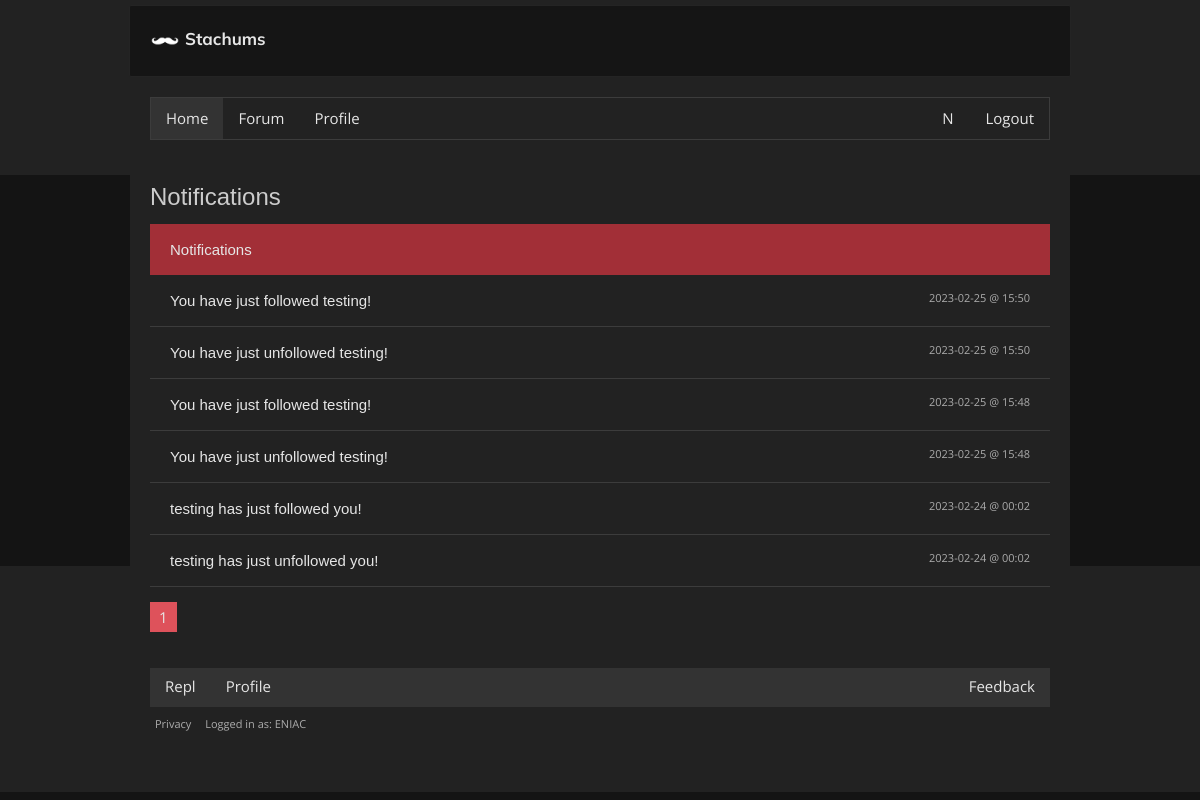
/notifications (signed in), run on the app's committed database.
### main.py (models this page shows, shortened)
class Notification(db.Model):
  id = db.Column(db.Integer, primary_key=True)
  name = db.Column(db.String(200), nullable=False)
  m_user = db.Column(db.Integer, db.ForeignKey('user.id'), nullable=False)
  end_url = db.Column(db.String(200), nullable=False)
  read = db.Column(db.Boolean(), nullable=False, default=False)
  time = db.Column(db.DateTime,
                   nullable=False,
                   default=datetime.utcnow,
                   index=True)

class User(UserMixin, db.Model):
  id = db.Column(db.Integer, primary_key=True)
  username = db.Column(db.String(80), nullable=False, unique=True)
  description = db.Column(db.String(500), nullable=True)
  email = db.Column(db.String(60), nullable=True, unique=True)
  password = db.Column(db.String(600), nullable=False)
  confirmed = db.Column(db.Boolean(), nullable=False, default=False)
  registered_on = db.Column(db.DateTime,
                            nullable=False,
                            default=datetime.utcnow)
  profile_pic = db.Column(db.String(), default="default.png")
  role = db.Column(db.Integer, db.ForeignKey('role.id'), nullable=False)
  roledata = db.relationship(lambda: Role,
                           uselist=False,
                           overlaps='user,role',
                           viewonly=True)
  admin = db.Column(db.Boolean(), nullable=False, default=False)
  posts = db.relationship('Post', backref='user', lazy=True)
  comments = db.relationship('Comment', backref='user', lazy=True)
  elo = db.Column(db.Integer, default=0)
  following = db.relationship('User',
                              secondary=followers,
                              backref=db.backref('followers', lazy='dynamic'),
                              primaryjoin=(followers.c.follower_id == id),
                              secondaryjoin=(followers.c.followed_id == id),
                              lazy='dynamic')
  notifications = db.relationship('Notification', backref='user', lazy=True)
  last_active = db.Column(db.DateTime,
                            nullable=True,
                            default=datetime.utcnow)
  liked = db.relationship(
    'ContentVote',
    foreign_keys='ContentVote.user_id',
    backref='user', lazy='dynamic')
  def getNewNotifications(self):
    return [n for n in self.notifications if n.read==False]

### main.py (the view)
@app.route('/notifications')
@login_required
def notifications():
  page = request.args.get('page', 1, type=int)
  notifics = Notification.query.order_by(Notification.time.desc()).filter_by(m_user=current_user.id).paginate(page=page, per_page=30, error_out=True)
  for n in notifics:
    n.read = True
  db.session.commit()
  return render_template("notifications.html", notifications=notifics)

### main.py (called while the page is built)
@login_manager.user_loader
def load_user(user_id):
  return User.query.get(int(user_id))

def appendOnline(udata: UserData):
  global currently_online
  for i in currently_online:
    if i.username == udata.username: return
  currently_online.append(UserData(udata.username, udata.last_active))

@app.before_request
def updateLastActive():
  if not current_user.is_authenticated: return
  global currently_online
  current_user.last_active = datetime.utcnow()
  appendOnline(current_user)
  db.session.commit()

### templates/notifications.html (shortened to what this page needs)
{% extends 'base.html' %}
{% set active_page = 'home' %}
{% block main %}
<div class="title"><h1>Notifications</h1></div>
  <div class="group">
    <div class="node">
      <h4 class="nodeTitle">Notifications</h4>
    </div>
    {% for ele in notifications %}
    <div class="subunit clearfix"><a href="{{ ele.end_url }}"><h4>{{ ele.name }}</h4></a> <a class="recent" href="{{ ele.end_url }}"><time class="time">{{ ele.time.strftime('%Y-%m-%d @ %H:%M') }}</time></a></div>
    {% endfor %}
  </div>
  <div class="pages">
    <a href="#" class="activePage">{{ request.args.get('page', 1) }}</a>
  </div>
{% endblock main %}

### templates/base.html (shortened to what this page needs)
<!DOCTYPE html>
<html xmlns="http://www.w3.org/1999/xhtml" lang="en" xml:lang="en">
<head>
  <link href="{{ url_for('static', filename='style.css') }}" rel="preconnect stylesheet" type="text/css" />
</head>
<body>
<div id="header">
  <div class="navbar pagesize noselect"><a class="nostyle" href="{{ url_for('index') }}"><img class="stache" src="{{ url_for('static', filename='imgs/stache.png') }}" alt="" aria-hidden='true'><span id="namebar">{{ settings['website']['name'] }}</span></a></div>
  <nav class="pagesize">
    <ul class="btncontainer clearfix">
      <a class="{{'active' if active_page == 'home' }}" href="/">Home</a>
      <a class="{{'active' if active_page == 'forum' }}" href="{{ url_for('mserve') }}">Forum</a>
      {% if current_user.is_authenticated %}
      <a class="{{'active' if active_page == 'profile' }}" href="{{ url_for('profile', username=current_user.username) }}">Profile</a>
      <a class="rightfloat" href="{{ url_for('logout') }}">Logout</a>
      <div class="notifications rightfloat">
        {% set notis = current_user.getNewNotifications() %}
        <a class="nopadd" href="{{ url_for('notifications') }}"><summary data-nots='{{ notis|length }}' {% if (notis|length) > 0 %}class='enabled'{% endif %}>N</summary></a>
      </div>{% else %}
      <a class="{{'active' if active_page == 'login' }}" href="{{ url_for('login') }}">Login</a>
      {% endif %}
    </ul>
  </nav>
</div>
<div class="content pagesize">
<main>{% block main %}{% endblock %}</main>
</div>
<footer class="bottom">
    <div class="pagesize">
        <div class="socials">
        <ul class="clearfix">
            <a class="left" href="{{ settings['base']['source link'] }}">Repl</a>
            {% if current_user.is_authenticated %}
            <a class="left" href="{{ url_for('profile', username=current_user.username) }}">Profile</a>
            {% else %}
            <a href="{{ url_for('profile', username='ENIAC') }}" class="left">Profile</a>
            {% endif %}
            <a href="{{url_for('topic', murl='feedback' )}}" class="right">Feedback</a>
        </ul>
        </div>
        <div class="legal"><a href="{{ url_for('legal') }}">Privacy</a> {% if current_user.is_authenticated %}<a href="{{ url_for('settings') }}">Logged in as: {{ current_user.username }}</a>{% endif %}</div>
    </div>
</footer>
</body>
</html>

### static/style.css (style rules this page uses)
:root { --main_color_text: rgb(230, 230, 230); --node_color: #a22f37; --secondary_color: #333; --border_color: rgb(60, 60, 60); --dark_color: #222; }
html, body { height: 100%; width: 100%; overflow-x: hidden; margin: 0; color: var(--main_color_text); background-color: rgb(20, 20, 20); font-family: Verdana, sans-serif; font-family: 'Open Sans', sans-serif; font-size: 15px; -moz-text-size-adjust: 100%; -ms-text-size-adjust: 100%; text-size-adjust: 100%; -webkit-text-size-adjust: 100%; line-height: 1.4; word-wrap: break-word; }
#header { background-color: var(--dark_color); width: 100%; margin: 0; position: relative; top: 0; height: 170px; padding-top: 5px; }
.noselect { -webkit-user-select: none; -moz-user-select: none; -ms-user-select: none; user-select: none; }
#header span { font-weight: bold; font-family: Arial, Helvetica, sans-serif; font-family: 'Mulish', sans-serif; font-size: 17px; }
.navbar { background: #151515; padding: 20px; border-radius: 2px; margin: auto; margin-top: 8px; border: 1px solid #242424; }
nav { background-color: var(--dark_color); padding: 20px; margin: auto; margin-top: 15px; }
nav a { text-decoration: none; color: var(--main_color_text); margin: 0; float: left; text-align: center; }
.btncontainer { background-color: var(--dark_color); text-align: center; border: 1px solid var(--border_color); }
.btncontainer a { padding: 10px 15px; }
ul { list-style-type: none; margin: 0; padding: 0; }
.btncontainer a.active { background-color: var(--secondary_color); }
.content a { color: var(--main_color_text); }
.pagesize { max-width: 900px; margin: 0 auto; }
h1, h2, h3, h4, h5, h6 { font-weight: normal; font-family: Arial, Helvetica, sans-serif; }
.title h1 { font-size: 24px; color: #ccc; overflow: hidden; }
.title { margin-bottom: 10px; }
.content { z-index: 1; margin: auto; background: var(--dark_color); padding: 20px; position: relative; margin-top: -15px; }
.bottom { left: 50%; -webkit-transform: translateX(-50%); -ms-transform: translateX(-50%); transform: translateX(-50%); position: relative; margin-top: -102px; padding: 5px; background-color: var(--dark_color); width: 100%; height: 121px; padding-top: 100px; }
.socials { z-index: 1; background-color: var(--secondary_color); }
.socials a { padding: 10px 15px; text-decoration: none; color: var(--main_color_text); }
.socials a.left { float: left; }
.socials a.right { float: right; }
.legal { padding: 5px; }
.legal a { text-decoration: none; font-size: 11px; color: #acacac; margin-right: 10px; }
.group { margin-bottom: 20px; }
.group .node { background-color: var(--node_color); padding: 15px 20px; }
.group .node .nodeTitle { margin: 0; }
.group .subunit { border-bottom: 1px solid var(--border_color); padding: 15px 20px; }
.group .subunit a { text-decoration: none; float: left; }
.group .subunit a h4 { margin: 0; }
.group .subunit a.recent { float: right; color: #acacac; font-size: 11px; }
.pages { margin-bottom: 20px; }
.pages a { text-decoration: none; border: 1px solid #555; padding: 4px 8px; background-color: var(--secondary_color); -webkit-transition: 0.2s; -o-transition: 0.2s; transition: 0.2s; }
.pages a.activePage { background-color: #DE525B; border-color: #DE525B; }
.rightfloat { float: right; }
.stache { width: 30px; -webkit-filter: invert(100%); filter: invert(100%); position: relative; vertical-align: middle; margin-right: 5px; }
.nostyle { text-decoration: none; color: unset; }
article ul, ol, h1, h2, h3, h4, h5, h6 { white-space: normal; margin: 0; }
.notifications { display: inline-block; position: relative; }
.notifications summary { padding: 10px 17px; margin: 0; }
.notifications .nopadd { padding: 0; }
.clearfix::after { content: ""; clear: both; display: table; }

### data on the page
Notification: name "You have just followed testing!", time "2023-02-25 @ 15:50"
Notification: name "You have just unfollowed testing!", time "2023-02-25 @ 15:50"
Notification: name "You have just followed testing!", time "2023-02-25 @ 15:48"
Notification: name "You have just unfollowed testing!", time "2023-02-25 @ 15:48"
Notification: name "testing has just followed you!", time "2023-02-24 @ 00:02"
Notification: name "testing has just unfollowed you!", time "2023-02-24 @ 00:02"
User: username "ENIAC"

### other printed values
{{ settings['website']['name'] }} "Stachums"
{{ request.args.get('page', 1) }} "1"
